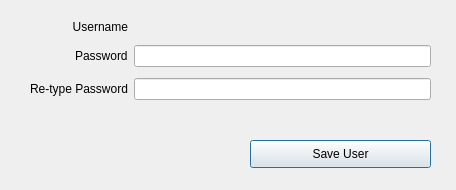
<?xml version="1.0" encoding="UTF-8"?>
<ui version="4.0">
 <class>EditUser</class>
 <widget class="QDialog" name="EditUser">
  <property name="geometry">
   <rect>
    <x>0</x>
    <y>0</y>
    <width>456</width>
    <height>190</height>
   </rect>
  </property>
  <property name="windowTitle">
   <string>Edit User</string>
  </property>
  <widget class="QWidget" name="formLayoutWidget">
   <property name="geometry">
    <rect>
     <x>30</x>
     <y>20</y>
     <width>401</width>
     <height>122</height>
    </rect>
   </property>
   <layout class="QFormLayout" name="formLayout">
    <property name="labelAlignment">
     <set>Qt::AlignRight|Qt::AlignTrailing|Qt::AlignVCenter</set>
    </property>
    <property name="verticalSpacing">
     <number>11</number>
    </property>
    <item row="2" column="0">
     <widget class="QLabel" name="label">
      <property name="text">
       <string>Username</string>
      </property>
      <property name="alignment">
       <set>Qt::AlignRight|Qt::AlignTrailing|Qt::AlignVCenter</set>
      </property>
     </widget>
    </item>
    <item row="3" column="0">
     <widget class="QLabel" name="label_2">
      <property name="text">
       <string>Password</string>
      </property>
     </widget>
    </item>
    <item row="3" column="1">
     <widget class="QLineEdit" name="input_password1">
      <property name="echoMode">
       <enum>QLineEdit::Password</enum>
      </property>
     </widget>
    </item>
    <item row="4" column="0">
     <widget class="QLabel" name="label_3">
      <property name="text">
       <string>Re-type Password</string>
      </property>
     </widget>
    </item>
    <item row="4" column="1">
     <widget class="QLineEdit" name="input_password2">
      <property name="echoMode">
       <enum>QLineEdit::Password</enum>
      </property>
     </widget>
    </item>
    <item row="2" column="1">
     <widget class="QLabel" name="usernameLabel">
      <property name="text">
       <string/>
      </property>
     </widget>
    </item>
   </layout>
  </widget>
  <widget class="QPushButton" name="saveUserButton">
   <property name="geometry">
    <rect>
     <x>250</x>
     <y>140</y>
     <width>181</width>
     <height>28</height>
    </rect>
   </property>
   <property name="text">
    <string>Save User</string>
   </property>
  </widget>
 </widget>
 <resources/>
 <connections/>
</ui>
